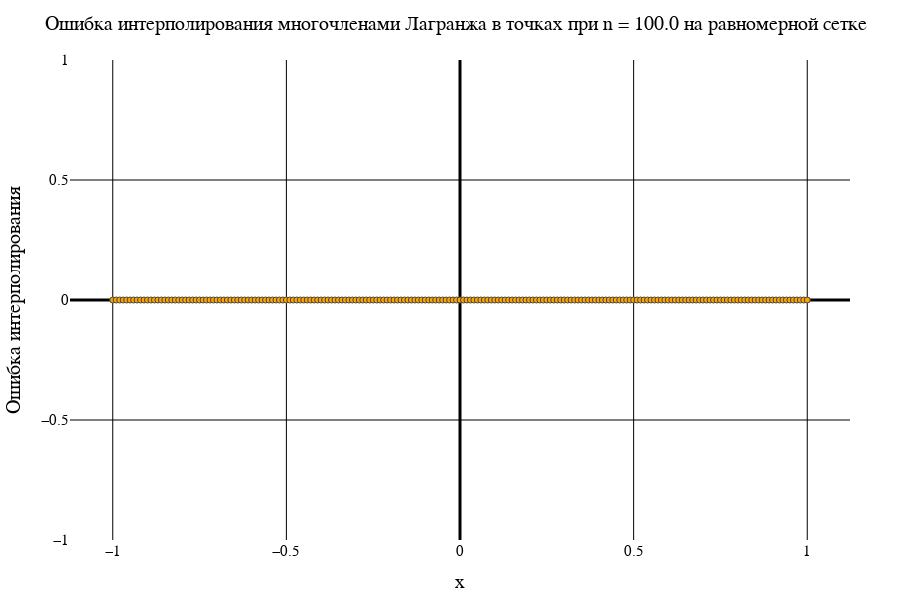

Notebook cell for this chart:
### Code cell
data1[2]

### Figure 1 — Plotly figure (JSON) as saved in the notebook; plotly's stock layout.template omitted (floating-point values rounded to 4 significant figures; data arrays with more than 128 entries replaced by an {"elided": "..."} marker saying what was removed)
{"data": [{"marker": {"color": "orange", "line": {"width": 1}, "showline": true}, "mode": "markers", "type": "scatter", "x": {"elided": "201 float values"}, "y": {"elided": "201 int values"}}], "layout": {"coloraxis": {"outlinecolor": "black"}, "font": {"color": "black", "family": "Times New Roman"}, "height": 600, "margin": {"b": 50, "l": 50, "r": 50, "t": 60}, "paper_bgcolor": "white", "plot_bgcolor": "white", "title": {"autosize": false, "font": {"color": "black", "family": "Times New Roman", "size": 20}, "paper_bgcolor": "red", "text": "Ошибка интерполирования многочленами Лагранжа в точках при n = 100.0 на равномерной сетке"}, "width": 900, "xaxis": {"color": "black", "gridcolor": "black", "gridwidth": 1, "tickfont": {"size": 15}, "title": {"font": {"color": "black", "family": "Times New Roman", "size": 20}, "text": "x"}, "zerolinecolor": "black", "zerolinewidth": 3}, "yaxis": {"exponentformat": "power", "gridcolor": "black", "gridwidth": 1, "tickfont": {"size": 15}, "title": {"font": {"color": "black", "family": "Times New Roman", "size": 20}, "text": "Ошибка интерполирования"}, "zerolinecolor": "black", "zerolinewidth": 3}}}
